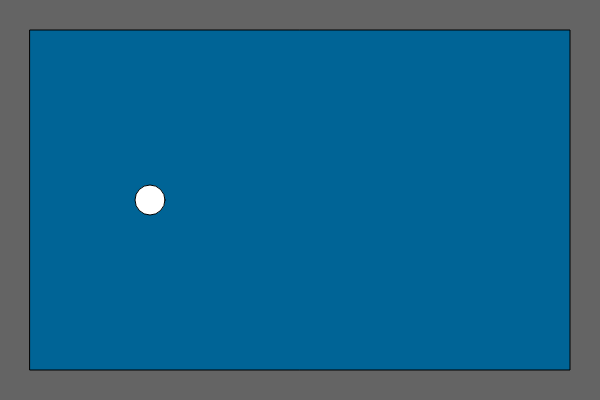
Frame 1 (no input)
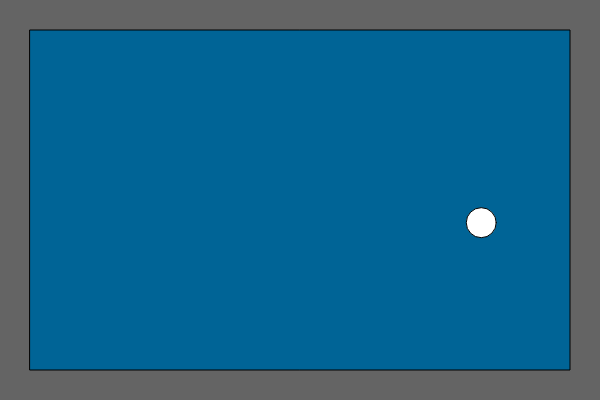
Frame 60 (no input)
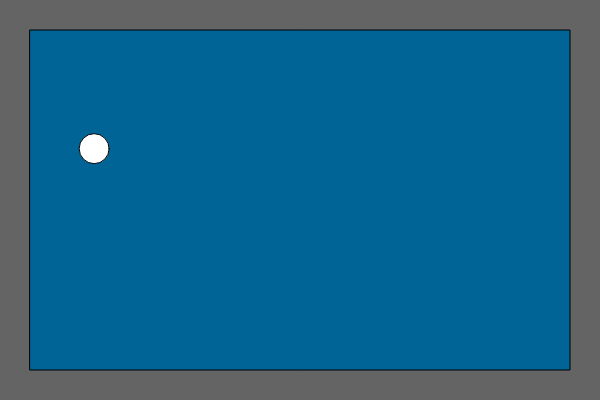
Frame 120 (the mouse pressed at the canvas centre since frame 60)

The p5.js sketch that drew these frames (run headless with seeded random() and noise() and a simulated clock; from frame 60 on, the mouse is pressed at the canvas centre):

// p5.js sketch
// ── sketch.js
let ball;

function setup() {
  createCanvas(600, 400);
  ball = new Billiard();
}

function draw() {
  background(100);
  fill(0,100,150);
  rect(30,30,540, 340);
  ball.display();
  ball.update();
  ball.edges();
}
    
class Billiard {
  constructor(x, y, m) {
    this.pos = createVector(width/4, height/2);
    this.vel =p5.Vector.random2D();
    this.vel.mult(10);
    this.acc = createVector(0,0);
    this.mass = m;
    this.r = 15;
    }
  
  
  update() {
    this.vel.add(this.acc);
    this.pos.add(this.vel);
  }
  display() {
    let c = (255);
    fill(c);
    ellipse(this.pos.x, this.pos.y, this.r * 2); 
  }

   edges() {
    if(this.pos.x >= width-this.r-30){
      this.pos.x = width-this.r-30;
      this.vel.x *=-1;
    } if(this.pos.x <= this.r+30){
      this.pos.x = this.r+30;
      this.vel.x *=-1;
    } if(this.pos.y >= height-this.r-30){
      this.pos.y = height-this.r-30;
      this.vel.y *=-1;
    } else if(this.pos.y <= this.r+30){
     this.pos.y = this.r+30;
     this.vel.y *=-1;
   }
 }
}
